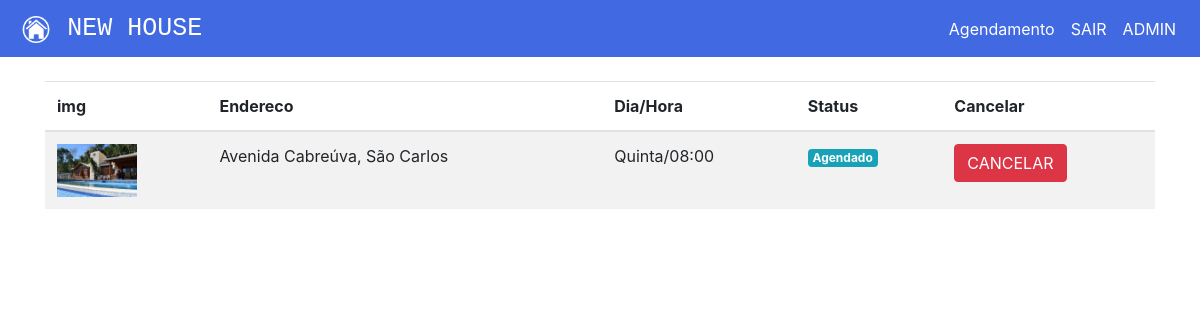
Screenshot of /agendamentos (signed in) with the database file from the repository.
### plataforma/models.py (models this page shows, shortened)
class Visitas(models.Model):
    choices = (('S', 'Segunda'),
            ('T', 'Terça'),
            ('Q', 'Quarta'),
            ('QI', 'Quinta'),
            ('SE', 'Sexta'),
            ('SA', 'Sabado'),
            ('D', 'Domingo'))
    choices_status = (('A', 'Agendado'),
                    ('F', 'Finalizado'),
                    ('C', 'Cancelado'))
    imovel = models.ForeignKey(Imovei, on_delete=models.DO_NOTHING)
    usuario = models.ForeignKey(User, on_delete=models.DO_NOTHING)
    dia = models.CharField(max_length=20)
    horario = models.TimeField()
    status = models.CharField(max_length=1, choices=choices_status, default="A")

class Imovei(models.Model):
    choices = (('V', 'Venda'),
            ('A', 'Aluguel'))
    choices_imovel = (('A', 'Apartamento'),
            ('C', 'Casa'))
    imagens = models.ManyToManyField(Imagem)
    valor = models.DecimalField(max_digits=8,decimal_places=2)
    quartos = models.IntegerField()
    tamanho = models.DecimalField(max_digits=8,decimal_places=2)
    cidade = models.ForeignKey(Cidade, on_delete=models.DO_NOTHING)
    rua = models.CharField(max_length=50)
    tipo = models.CharField(max_length=1, choices=choices)
    tipo_imovel = models.CharField(max_length=1, choices=choices_imovel)
    numero = models.IntegerField()
    descricao = models.TextField()
    dias_visita = models.ManyToManyField(DiasVisita)
    horarios = models.ManyToManyField(Horario)

class Imagem(models.Model):
    img = models.ImageField(upload_to='img')
    def __str__(self) -> str:
        return self.img.url

class Cidade(models.Model):
    nome = models.CharField(max_length=30)
    def __str__(self) -> str:
        return self.nome

### plataforma/views.py (the view)
# urls.py: path('agendamentos', views.agendamentos, name="agendamentos"),
def agendamentos(request):
    visitas = Visitas.objects.filter(usuario=request.user)
    return render(request, "agendamentos.html", {'visitas': visitas})

### plataforma/templates/agendamentos.html (shortened to what this page needs)
{% extends 'base.html' %}
{% load static %}
{% block 'head' %}
<link rel="stylesheet" href="{% static 'plataforma/css/home.css' %}">
{% endblock  %}
{% block 'body' %}
    <div class="container">
        <br>
        <table class="table table-striped">
        <thead>
            <tr>
                <th scope="col">img</th>
                <th scope="col">Endereco</th>
                <th scope="col">Dia/Hora</th>
                <th scope="col">Status</th>
                <th scope="col">Cancelar</th>
            </tr>
        </thead>
        <tbody>
            {% for visita in visitas %}
                <tr>
                    <th><img width="80" src="{{visita.imovel.imagens.all.0}}"></th>
                    <td>{{visita.imovel.rua}}, {{visita.imovel.cidade}}</td>
                    <td>{{visita.dia}}/{{visita.horario}}</td>
                    <td>
                        {% if visita.status == "A" %}
                            <span class="badge badge-info">Agendado</span>
                        {% endif %}
                    </td>
                    <td>
                        {% if visita.status == "A" %}
                            <a href="{% url 'cancelar_agendamento' visita.id %}" class="btn btn-danger">CANCELAR</a>
                        {% else %}
                            <a href="" class="btn btn-danger disabled">CANCELAR</a>
                        {% endif %}
                    </td>
                </tr>
            {% endfor %}
        </tbody>
    </table>
    </div>
{% endblock  %}

### rows the page displays
Visitas: imovel.imagens.all.0 (picture), imovel.rua "Avenida Cabreúva", imovel.cidade "São Carlos", dia "Quinta", horario "08:00", status "Agendado"
